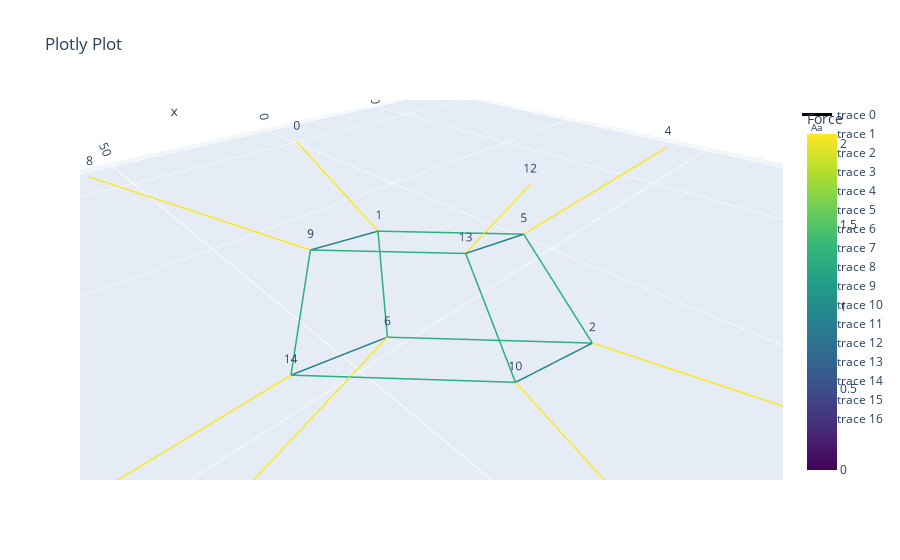

Notebook code cell kept with this figure:
### Code cell
plane_normal = np.array([0.2, 0.7, 1])
net.get_net_projection(plane_normal)
net.net_plot(color=True, elables = False, vlabels = True, plot_type = 'projection')

### Figure 1 — Plotly figure (JSON) as saved in the notebook; plotly's stock layout.template omitted (floating-point values rounded to 4 significant figures)
{"data": [{"line": {"color": [2.06, 2.06, 0, 1.303, 1.303, 0, 1.303, 1.303, 0, 2.06, 2.06, 0, 1.303, 1.303, 0, 1.303, 1.303, 0, 2.06, 2.06, 0, 2.06, 2.06, 0, 2.06, 2.06, 0, 1.303, 1.303, 0, 1.303, 1.303, 0, 2.06, 2.06, 0, 1.303, 1.303, 0, 1.303, 1.303, 0, 2.06, 2.06, 0, 2.06, 2.06, 0, 0.9211, 0.9211, 0, 0.9211, 0.9211, 0, 0.9211, 0.9211, 0, 0.9211, 0.9211, 0], "colorbar": {"title": {"text": "Force"}}, "colorscale": [[0, "#440154"], [0.1111, "#482878"], [0.2222, "#3e4989"], [0.3333, "#31688e"], [0.4444, "#26828e"], [0.5556, "#1f9e89"], [0.6667, "#35b779"], [0.7778, "#6ece58"], [0.8889, "#b5de2b"], [1, "#fde725"]], "showscale": true, "width": 3}, "mode": "lines", "type": "scatter3d", "x": [0, 21.13, null, 21.13, 42.69, null, 42.69, 21.13, null, 0, 21.13, null, 21.13, -0.4312, null, 21.13, -0.4312, null, 42.69, 81.92, null, -0.4312, -81.92, null, 57.35, 36.22, null, 36.22, 57.78, null, 36.22, 57.78, null, 57.35, 36.22, null, 36.22, 14.66, null, 14.66, 36.22, null, 57.78, 139.3, null, 14.66, -24.58, null, 36.22, 21.13, null, -0.4312, 14.66, null, 21.13, 36.22, null, 57.78, 42.69, null], "y": [-98.68, -30.85, null, -30.85, -2.44, null, -2.44, 21.09, null, 98.68, 21.09, null, 21.09, -7.32, null, -30.85, -7.32, null, -2.44, 9.272, null, -7.32, -9.272, null, -111.9, -34.34, null, -34.34, -5.926, null, 17.6, -5.926, null, 85.44, 17.6, null, 17.6, -10.81, null, -10.81, -34.34, null, -5.926, -3.974, null, -10.81, -22.52, null, -34.34, -30.85, null, -7.32, -10.81, null, 21.09, 17.6, null, -5.926, -2.44, null], "z": [0, 0, null, 0, 0, null, 0, 0, null, 0, 0, null, 0, 0, null, 0, 0, null, 0, 0, null, 0, 0, null, 0, 0, null, 0, 0, null, 0, 0, null, 0, 0, null, 0, 0, null, 0, 0, null, 0, 0, null, 0, 0, null, 0, 0, null, 0, 0, null, 0, 0, null, 0, 0, null]}, {"mode": "text", "text": ["0"], "type": "scatter3d", "x": [0], "y": [-98.68], "z": [0]}, {"mode": "text", "text": ["1"], "type": "scatter3d", "x": [21.13], "y": [-30.85], "z": [0]}, {"mode": "text", "text": ["2"], "type": "scatter3d", "x": [21.13], "y": [21.09], "z": [0]}, {"mode": "text", "text": ["3"], "type": "scatter3d", "x": [0], "y": [98.68], "z": [0]}, {"mode": "text", "text": ["4"], "type": "scatter3d", "x": [-81.92], "y": [-9.272], "z": [0]}, {"mode": "text", "text": ["5"], "type": "scatter3d", "x": [-0.4312], "y": [-7.32], "z": [0]}, {"mode": "text", "text": ["6"], "type": "scatter3d", "x": [42.69], "y": [-2.44], "z": [0]}, {"mode": "text", "text": ["7"], "type": "scatter3d", "x": [81.92], "y": [9.272], "z": [0]}, {"mode": "text", "text": ["8"], "type": "scatter3d", "x": [57.35], "y": [-111.9], "z": [0]}, {"mode": "text", "text": ["9"], "type": "scatter3d", "x": [36.22], "y": [-34.34], "z": [0]}, {"mode": "text", "text": ["10"], "type": "scatter3d", "x": [36.22], "y": [17.6], "z": [0]}, {"mode": "text", "text": ["11"], "type": "scatter3d", "x": [57.35], "y": [85.44], "z": [0]}, {"mode": "text", "text": ["12"], "type": "scatter3d", "x": [-24.58], "y": [-22.52], "z": [0]}, {"mode": "text", "text": ["13"], "type": "scatter3d", "x": [14.66], "y": [-10.81], "z": [0]}, {"mode": "text", "text": ["14"], "type": "scatter3d", "x": [57.78], "y": [-5.926], "z": [0]}, {"mode": "text", "text": ["15"], "type": "scatter3d", "x": [139.3], "y": [-3.974], "z": [0]}], "layout": {"scene": {"aspectmode": "data"}, "title": {"text": "Plotly Plot"}}}
